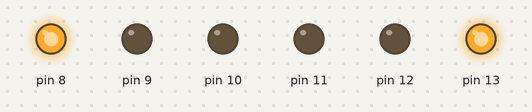
A sketch run on a simulated Arduino Uno, built with avr-gcc and run on an emulated ATmega328P. Parts: output pins drawn as LEDs (lit = HIGH).

Above: at 0.5 s.
At 1.5 s:
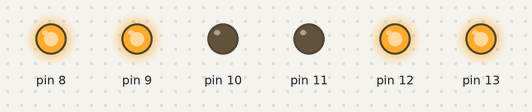
At 2.5 s:
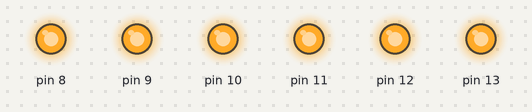
At 3.5 s:
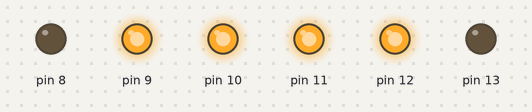
At 4.5 s:
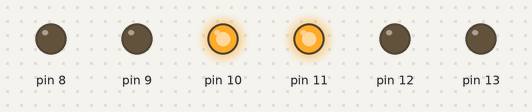
At 5.5 s:
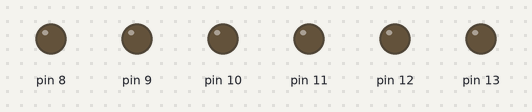
Timing chart, 0 to 7.8 s (numbered marks = the images above):
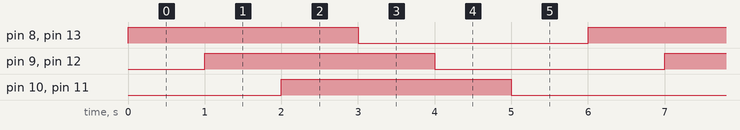

Measured:
- by itself, pin 8–13: alternates HIGH for 3.0 s and LOW for 3.0 s
- by itself, everything shown: repeats every 6.0 s, in 6 steps

The sketch:

challange1.ino
```cpp
void setup() {
  pinMode(13, OUTPUT);
  pinMode(12, OUTPUT);
  pinMode(11, OUTPUT);
  pinMode(10, OUTPUT);
  pinMode(9, OUTPUT);
  pinMode(8, OUTPUT);
}

void loop() {
  digitalWrite(13, HIGH);
  digitalWrite(8, HIGH);
  delay(1000);
  digitalWrite(12, HIGH);
  digitalWrite(9, HIGH);
  delay(1000);
  digitalWrite(11, HIGH);
  digitalWrite(10, HIGH);
  delay(1000);

  digitalWrite(13, LOW);
  digitalWrite(8, LOW);
  delay(1000);
  digitalWrite(12, LOW);
  digitalWrite(9, LOW);
  delay(1000);
  digitalWrite(11, LOW);
  digitalWrite(10, LOW);//mematikan Led2
  delay(1000);
}
```
